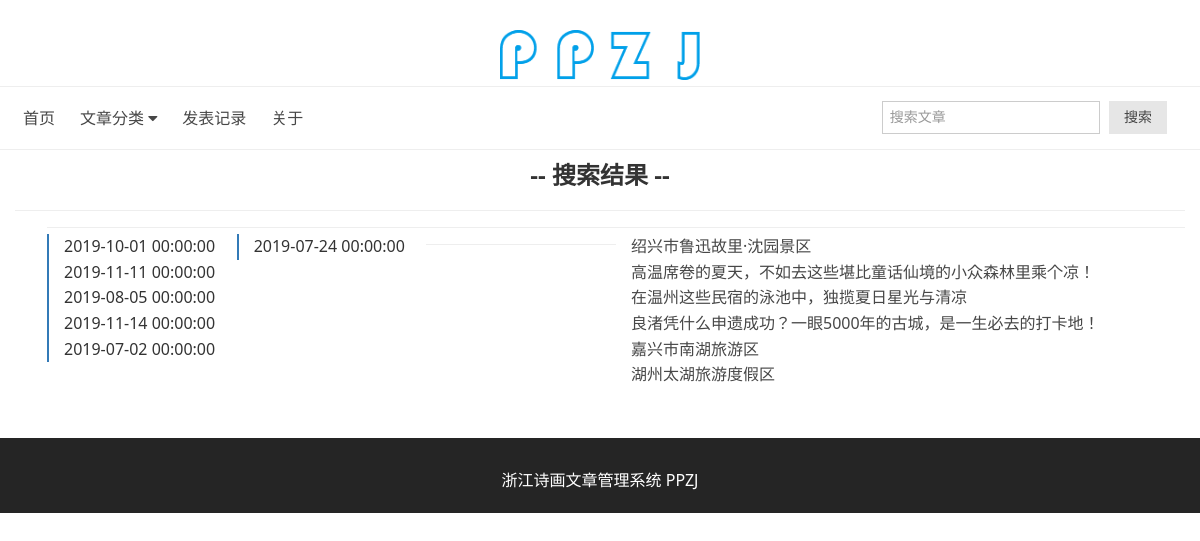
The page /index.php/search/show on the database its author committed.
### tables this page shows
CREATE TABLE `articles` (
  `author` varchar(255) NOT NULL DEFAULT 'admin',
  `id` int(10) unsigned NOT NULL AUTO_INCREMENT,
  `title` varchar(255) NOT NULL,
  `keyword` varchar(200) NOT NULL COMMENT '文章关键词',
  `description` text NOT NULL COMMENT '博文seo描述',
  `imagelink` varchar(255) DEFAULT '/static/img/f6.jpg',
  `content` text NOT NULL,
  `category` varchar(50) NOT NULL,
  `tag` varchar(100) NOT NULL,
  `published_at` datetime NOT NULL,
  `pv` int(50) unsigned NOT NULL DEFAULT '1',
  PRIMARY KEY (`id`),
  KEY `id` (`id`)
);

### application/controllers/Search.php (called while the page is built, shortened)
<?php
class Search extends CI_Controller {
	public function show()
	{
        $this->load->helper('url');
		$pattern = $_POST['pattern'];
		$this->load->database();
		$this->load->model('articles_model');
		$articles_info = $this->articles_model->getAllArticles();
		foreach ($articles_info as $key => $value) {
            preg_match_all("/{$pattern}/i", $value['title'],$title_matches);
			preg_match_all("/{$pattern}/i", $value['content'],$content_matches);
            if(!empty($title_matches[0]) or !empty($content_matches[0])){
                $temp_arr['id'] = $value['id'];
                $temp_arr['title'] = $value['title'];
                $temp_arr['published_at'] = $value['published_at'];
                $temp_arr['score'] = count($content_matches[0]) + count($title_matches[0])*5;
                $show_arr[$temp_arr['score']] = $temp_arr;
            }
		}
        @krsort($show_arr);
        $data['pattern'] = $pattern;
        $data['show_arr'] = $show_arr;
		$data['cur_title'] = array('active','','','');
		$this->load->model('category_model');
		$data['all_category'] =  $this->category_model->getAllCategory();
		$this->load->model('siteinfo_model');
        $data['siteinfo']= $this->siteinfo_model->getSiteInfo();
        if (!empty($data['show_arr'])) {
            $this->load->view('header',$data);
            $this->load->view('menu',$data);
            $this->load->view('search_show', $data);
            $this->load->view('footer');
        }else{
            $this->load->view('header',$data);
            $this->load->view('menu',$data);
            $this->load->view('search_failed', $data);
            $this->load->view('footer');
        }
	}
}

### index.php (called while the page is built, shortened)
<?php
require_once BASEPATH.'core/CodeIgniter.php';

### application/models/articles_model.php (called while the page is built, shortened)
<?php
class Articles_model extends CI_Model {
	public function getAllArticles(){
		$sql="select * from articles";
		$query=$this->db->query($sql);
		foreach($query->result_array() as $row){
			$data[]=$row;
		}
		return $data;
	}
}

### application/views/search_show.php (the view, shortened to what this page needs)
<div class="am-g am-g-fixed blog-fixed blog-content">
    <div class="am-u-sm-12">
        <h1 class="blog-text-center">-- 搜索结果 --</h1>
        <div class="timeline-year">
            <hr>
                <ul>
                <hr>
                <?php foreach ($show_arr as $key => $value): ?>
                <li>
                    <span class="am-u-sm-4 am-u-md-2 timeline-span"><?php echo $value['published_at']?></span>
                    <span class="am-u-sm-8 am-u-md-6"><a href="<?php echo site_url("Articles/article/{$value["id"]}");?>"><?php echo $value['title']?></a></span>
                </li>
                <?php endforeach; ?>
                </ul>
        </div>
        <hr>
    </div>
</div>

### application/views/header.php (shortened to what this page needs)
<!doctype html>
<html>
<head>
  <link rel="stylesheet" href="<?php echo base_url('/static/css/amazeui.min.css')?>">
  <link rel="stylesheet" href="<?php echo base_url('/static/css/app.css')?>">
</head>
<body id="blog">
<header class="am-g am-g-fixed blog-fixed blog-text-center blog-header">
    <div class="am-u-sm-8 am-u-sm-centered">
        <a href="<?php echo base_url()?>"><img width="200" src="<?php echo base_url('/static/img/ppzj.png')?>" alt="Startblog Logo"/></a>
    </div>
</header>
<hr>

### application/views/menu.php (shortened to what this page needs)
<nav class="am-g am-g-fixed blog-fixed blog-nav">
  <div class="am-collapse am-topbar-collapse" id="blog-collapse">
    <ul class="am-nav am-nav-pills am-topbar-nav">
      <li class="<?php echo $cur_title[0];?>"><a href="<?php echo base_url()?>">首页</a></li>
      <li class="am-dropdown" data-am-dropdown>
        <a class="am-dropdown-toggle" data-am-dropdown-toggle href="javascript:;">
          文章分类 <span class="am-icon-caret-down"></span>
        </a>
      </li>
      <li class="<?php echo $cur_title[2];?>"><?php echo anchor("Articles/timeline","发表记录","")?></li>
      <li class="<?php echo $cur_title[3];?>"><?php echo anchor("About/index","关于","")?></li>
    </ul>
    <form class="am-topbar-form am-topbar-left am-form-inline am-topbar-right" role="search" method="post" action='<?php echo site_url('Search/show')?>'>
      <div class="am-form-group">
        <input type="text" class="am-form-field am-input-sm" name='pattern' placeholder="搜索文章">
      </div>
      <button type="submit" class="am-btn am-btn-default am-btn-sm">搜索</button>
    </form>
  </div>
</nav>
<hr>

### application/views/footer.php (shortened to what this page needs)
<footer class="blog-footer">
    <div class="blog-text-center">浙江诗画文章管理系统 <a href="http://www.tourzj.gov.cn/play/vdestination_zixun.aspx">PPZJ</a>
    </div>
  </footer>

### static/css/app.css (style rules this page uses)
html { width:100%; height:100%; }
body { width:100%; height:100%; }
a { color:#474747; }
.blog-header { margin-top:3rem; }
#blog hr { margin:0.6rem 0; }
.blog-nav { padding:0 1.3rem; }
.blog-text-center { text-align:center; }
@media only screen and (min-width: 1200px) { .blog-fixed { max-width: 1200px; } }
.blog-footer { padding:3rem 0 2rem 0; margin-top:5rem; background-color:#252525; color:#fff !important }
.blog-footer a { color:#fff; }
.timeline-year li { list-style: none; }
.timeline-span { border-left:2px solid #337ab7; }

### rows shown on the page
articles: published_at "2019-10-01 00:00:00", title "绍兴市鲁迅故里·沈园景区"
articles: published_at "2019-07-24 00:00:00", title "高温席卷的夏天，不如去这些堪比童话仙境的小众森林里乘个凉！"
articles: published_at "2019-11-11 00:00:00", title "在温州这些民宿的泳池中，独揽夏日星光与清凉"
articles: published_at "2019-08-05 00:00:00", title "良渚凭什么申遗成功？一眼5000年的古城，是一生必去的打卡地！"
articles: published_at "2019-11-14 00:00:00", title "嘉兴市南湖旅游区"
articles: published_at "2019-07-02 00:00:00", title "湖州太湖旅游度假区"

### other values the page prints
anchor("Articles/timeline","发表记录","") "发表记录"
anchor("About/index","关于","") "关于"
